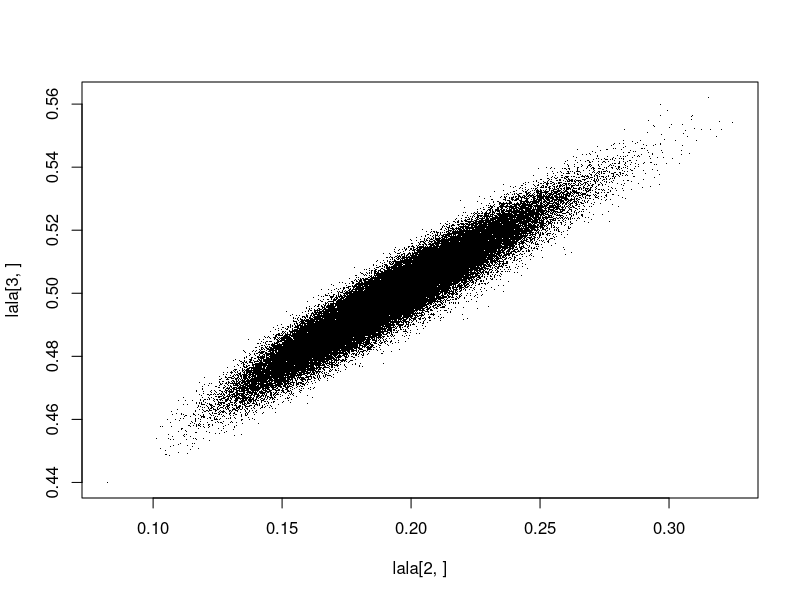

This chart was generated by the following R code:
## Get the convex set of all alpha, beta pairs


get_q_ints <- function(qs, k, naive = FALSE, mc.reps = 1e4) {
  if (naive) {
    pmf <- qs/length(qs)
    lala <- sapply(1:mc.reps, function(i) {
      xs <- sample(length(pmf), k, replace = TRUE)
      ca <- max(qs[xs])/k
      ci <- mean(qs[xs] * log(qs[xs]))
      avg <- mean(qs[xs])
      c(avg, ci, ca)
    })
    return(rowMeans(lala))
  }
  qs <- sort(qs)
  d <- length(qs)
  c(mean(qs), mean(qs * log(qs)),
    sum((1/k) * qs *
          (
            ((1:d)/d)^k - 
              ((0:(d-1))/d)^k
          )
        )
    )
}


## dimension of pmf
d <- 100; k <- 3
pmf <- runif(d); qs <- sort(pmf/sum(pmf) * d)
qs
get_q_ints(qs, k, TRUE)
get_q_ints(qs, k)

## run a lot of points
library(pracma)
pmfs <- rand(1e5, d)
pmfs <- pmfs/rowSums(pmfs) * d
qs <- apply(pmfs, 1, sort)
lala <- apply(qs, 2, get_q_ints, k = k)
plot(lala[2, ], lala[3, ], pch = ".")
